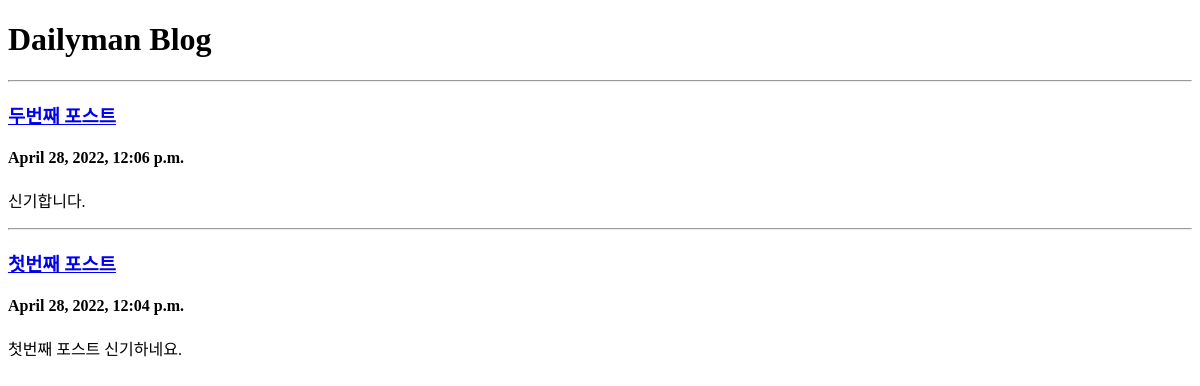
/blog/, run on an earlier commit of the app's database.
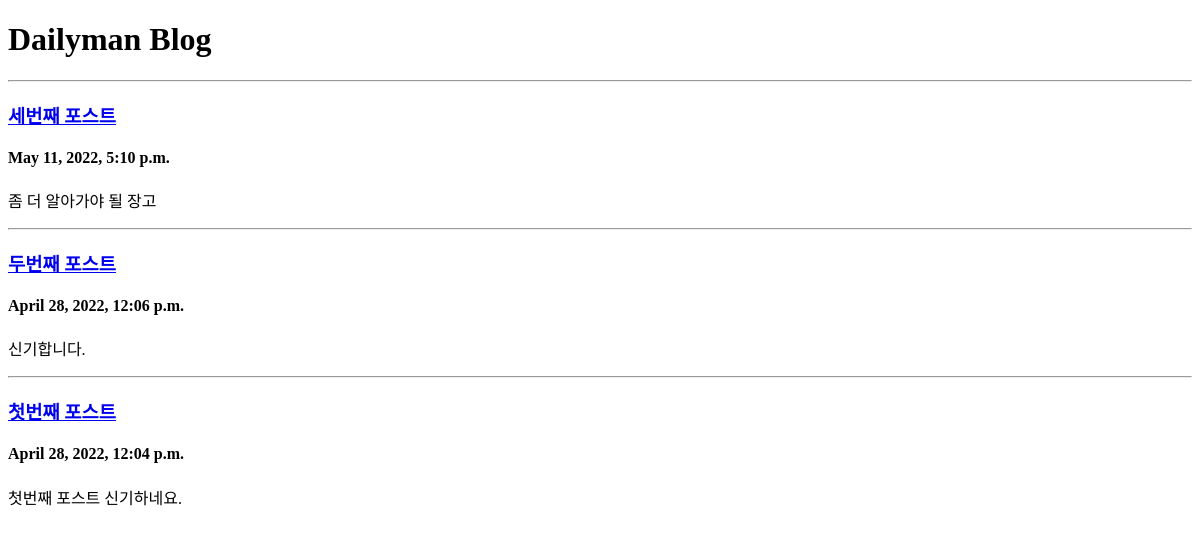
And on a later commit of the database.
### blog/models.py (models this page shows, shortened)
class Post(models.Model):
    title = models.CharField(max_length=50)
    content = models.TextField()
    created_at = models.DateTimeField(auto_now_add=True)
    updated_at = models.DateTimeField(auto_now=True)
    def get_absolute_url(self):
        return f'/blog/{self.pk}/'

### blog/views.py (the view)
# urls.py: path('', views.index),
def index(request):
    posts = Post.objects.all().order_by('-pk')
    return render(
        request,
        'blog/index.html',
        {
            'posts': posts,
        }
    )

### blog/templates/blog/index.html (shortened to what this page needs)
<!DOCTYPE html>
<html lang="ko">
<head>
</head>
<body>
    <h1>Dailyman Blog</h1>
    {% for p in posts %}
        <hr/>
        <h3><a href="{{ p.get_absolute_url }}">{{ p.title }}</a></h3>
        <h4>{{ p.created_at }}</h4>
        <p>{{ p.content }}</p>
    {% endfor %}
</body>
</html>

What changed in the data, as far as the page shows it:
added Post: title "세번째 포스트", created_at "May 11, 2022, 5:10 p.m.", content "좀 더 알아가야 될 장고"
